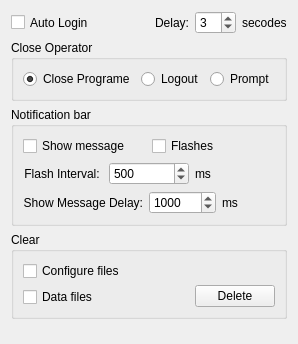
     <widget class="QWidget" name="Nomarl">
      <attribute name="title">
       <string>Nomarl</string>
      </attribute>
      <layout class="QGridLayout" name="gridLayout_17">
       <item row="0" column="0">
        <layout class="QHBoxLayout" name="horizontalLayout_9">
         <item>
          <widget class="QCheckBox" name="cbAutoLogin">
           <property name="sizePolicy">
            <sizepolicy hsizetype="Preferred" vsizetype="Preferred">
             <horstretch>0</horstretch>
             <verstretch>0</verstretch>
            </sizepolicy>
           </property>
           <property name="text">
            <string>Auto Login</string>
           </property>
          </widget>
         </item>
         <item>
          <widget class="QLabel" name="label_6">
           <property name="sizePolicy">
            <sizepolicy hsizetype="Expanding" vsizetype="Preferred">
             <horstretch>0</horstretch>
             <verstretch>0</verstretch>
            </sizepolicy>
           </property>
           <property name="text">
            <string>Delay:</string>
           </property>
           <property name="alignment">
            <set>Qt::AlignRight|Qt::AlignTrailing|Qt::AlignVCenter</set>
           </property>
           <property name="wordWrap">
            <bool>true</bool>
           </property>
          </widget>
         </item>
         <item>
          <widget class="QSpinBox" name="sbDelayTime">
           <property name="sizePolicy">
            <sizepolicy hsizetype="Preferred" vsizetype="Preferred">
             <horstretch>0</horstretch>
             <verstretch>0</verstretch>
            </sizepolicy>
           </property>
           <property name="maximumSize">
            <size>
             <width>16777215</width>
             <height>16777215</height>
            </size>
           </property>
           <property name="value">
            <number>3</number>
           </property>
          </widget>
         </item>
         <item>
          <widget class="QLabel" name="label_5">
           <property name="text">
            <string>secodes</string>
           </property>
           <property name="wordWrap">
            <bool>true</bool>
           </property>
          </widget>
         </item>
        </layout>
       </item>
       <item row="1" column="0">
        <widget class="QGroupBox" name="groupBox_6">
         <property name="sizePolicy">
          <sizepolicy hsizetype="Preferred" vsizetype="Preferred">
           <horstretch>0</horstretch>
           <verstretch>0</verstretch>
          </sizepolicy>
         </property>
         <property name="title">
          <string>Close Operator</string>
         </property>
         <layout class="QGridLayout" name="gridLayout_8">
          <item row="0" column="0">
           <widget class="QRadioButton" name="rBtnClosePrograme">
            <property name="sizePolicy">
             <sizepolicy hsizetype="Preferred" vsizetype="Preferred">
              <horstretch>0</horstretch>
              <verstretch>0</verstretch>
             </sizepolicy>
            </property>
            <property name="text">
             <string>Close Programe</string>
            </property>
            <property name="checked">
             <bool>true</bool>
            </property>
           </widget>
          </item>
          <item row="0" column="1">
           <widget class="QRadioButton" name="rBtnLogout">
            <property name="sizePolicy">
             <sizepolicy hsizetype="Preferred" vsizetype="Preferred">
              <horstretch>0</horstretch>
              <verstretch>0</verstretch>
             </sizepolicy>
            </property>
            <property name="text">
             <string>Logout</string>
            </property>
           </widget>
          </item>
          <item row="0" column="2">
           <widget class="QRadioButton" name="tBtnPrompt">
            <property name="sizePolicy">
             <sizepolicy hsizetype="Preferred" vsizetype="Preferred">
              <horstretch>0</horstretch>
              <verstretch>0</verstretch>
             </sizepolicy>
            </property>
            <property name="text">
             <string>Prompt</string>
            </property>
           </widget>
          </item>
         </layout>
        </widget>
       </item>
       <item row="2" column="0">
        <widget class="QGroupBox" name="groupBox">
         <property name="sizePolicy">
          <sizepolicy hsizetype="Preferred" vsizetype="Preferred">
           <horstretch>0</horstretch>
           <verstretch>0</verstretch>
          </sizepolicy>
         </property>
         <property name="minimumSize">
          <size>
           <width>0</width>
           <height>0</height>
          </size>
         </property>
         <property name="title">
          <string>Notification bar</string>
         </property>
         <layout class="QGridLayout" name="gridLayout_2">
          <item row="0" column="0">
           <layout class="QHBoxLayout" name="horizontalLayout_3">
            <item>
             <widget class="QCheckBox" name="cbNotificationShowMessage">
              <property name="sizePolicy">
               <sizepolicy hsizetype="Preferred" vsizetype="Preferred">
                <horstretch>0</horstretch>
                <verstretch>0</verstretch>
               </sizepolicy>
              </property>
              <property name="text">
               <string>Show message</string>
              </property>
             </widget>
            </item>
            <item>
             <widget class="QCheckBox" name="cbNotificationFlash">
              <property name="sizePolicy">
               <sizepolicy hsizetype="Preferred" vsizetype="Preferred">
                <horstretch>0</horstretch>
                <verstretch>0</verstretch>
               </sizepolicy>
              </property>
              <property name="text">
               <string>Flashes</string>
              </property>
             </widget>
            </item>
           </layout>
          </item>
          <item row="1" column="0">
           <layout class="QHBoxLayout" name="horizontalLayout_2">
            <item>
             <widget class="QLabel" name="label">
              <property name="sizePolicy">
               <sizepolicy hsizetype="Preferred" vsizetype="Preferred">
                <horstretch>0</horstretch>
                <verstretch>0</verstretch>
               </sizepolicy>
              </property>
              <property name="minimumSize">
               <size>
                <width>0</width>
                <height>0</height>
               </size>
              </property>
              <property name="text">
               <string>Flash Interval: </string>
              </property>
              <property name="scaledContents">
               <bool>false</bool>
              </property>
              <property name="alignment">
               <set>Qt::AlignRight|Qt::AlignTrailing|Qt::AlignVCenter</set>
              </property>
              <property name="wordWrap">
               <bool>true</bool>
              </property>
             </widget>
            </item>
            <item>
             <widget class="QSpinBox" name="sbFlashInterval">
              <property name="sizePolicy">
               <sizepolicy hsizetype="Preferred" vsizetype="Preferred">
                <horstretch>0</horstretch>
                <verstretch>0</verstretch>
               </sizepolicy>
              </property>
              <property name="minimumSize">
               <size>
                <width>0</width>
                <height>0</height>
               </size>
              </property>
              <property name="maximum">
               <number>100000</number>
              </property>
              <property name="value">
               <number>500</number>
              </property>
             </widget>
            </item>
            <item>
             <widget class="QLabel" name="label_2">
              <property name="text">
               <string>ms</string>
              </property>
              <property name="wordWrap">
               <bool>true</bool>
              </property>
             </widget>
            </item>
           </layout>
          </item>
          <item row="2" column="0">
           <layout class="QHBoxLayout" name="horizontalLayout_4">
            <item>
             <widget class="QLabel" name="label_4">
              <property name="sizePolicy">
               <sizepolicy hsizetype="Preferred" vsizetype="Preferred">
                <horstretch>0</horstretch>
                <verstretch>0</verstretch>
               </sizepolicy>
              </property>
              <property name="minimumSize">
               <size>
                <width>0</width>
                <height>0</height>
               </size>
              </property>
              <property name="text">
               <string>Show Message Delay:</string>
              </property>
              <property name="alignment">
               <set>Qt::AlignRight|Qt::AlignTrailing|Qt::AlignVCenter</set>
              </property>
              <property name="wordWrap">
               <bool>true</bool>
              </property>
             </widget>
            </item>
            <item>
             <widget class="QSpinBox" name="sbShowMessageDelay">
              <property name="sizePolicy">
               <sizepolicy hsizetype="Preferred" vsizetype="Preferred">
                <horstretch>0</horstretch>
                <verstretch>0</verstretch>
               </sizepolicy>
              </property>
              <property name="minimumSize">
               <size>
                <width>0</width>
                <height>0</height>
               </size>
              </property>
              <property name="maximum">
               <number>100000</number>
              </property>
              <property name="value">
               <number>1000</number>
              </property>
             </widget>
            </item>
            <item>
             <widget class="QLabel" name="label_3">
              <property name="text">
               <string>ms</string>
              </property>
              <property name="wordWrap">
               <bool>true</bool>
              </property>
             </widget>
            </item>
           </layout>
          </item>
         </layout>
        </widget>
       </item>
       <item row="3" column="0">
        <widget class="QGroupBox" name="groupBox_8">
         <property name="sizePolicy">
          <sizepolicy hsizetype="Preferred" vsizetype="Preferred">
           <horstretch>0</horstretch>
           <verstretch>0</verstretch>
          </sizepolicy>
         </property>
         <property name="title">
          <string>Clear</string>
         </property>
         <layout class="QGridLayout" name="gridLayout_9">
          <item row="0" column="0">
           <layout class="QVBoxLayout" name="verticalLayout">
            <item>
             <widget class="QCheckBox" name="cbConfigureFile">
              <property name="sizePolicy">
               <sizepolicy hsizetype="Expanding" vsizetype="Preferred">
                <horstretch>0</horstretch>
                <verstretch>0</verstretch>
               </sizepolicy>
              </property>
              <property name="text">
               <string>Configure files</string>
              </property>
             </widget>
            </item>
            <item>
             <widget class="QCheckBox" name="cbDataFile">
              <property name="sizePolicy">
               <sizepolicy hsizetype="Expanding" vsizetype="Preferred">
                <horstretch>0</horstretch>
                <verstretch>0</verstretch>
               </sizepolicy>
              </property>
              <property name="text">
               <string>Data files</string>
              </property>
             </widget>
            </item>
           </layout>
          </item>
          <item row="0" column="1">
           <layout class="QVBoxLayout" name="verticalLayout_2">
            <item>
             <spacer name="verticalSpacer_2">
              <property name="orientation">
               <enum>Qt::Vertical</enum>
              </property>
              <property name="sizeHint" stdset="0">
               <size>
                <width>20</width>
                <height>17</height>
               </size>
              </property>
             </spacer>
            </item>
            <item>
             <widget class="QPushButton" name="pbResetConfigure">
              <property name="sizePolicy">
               <sizepolicy hsizetype="Preferred" vsizetype="Preferred">
                <horstretch>0</horstretch>
                <verstretch>0</verstretch>
               </sizepolicy>
              </property>
              <property name="text">
               <string>Delete</string>
              </property>
              <property name="flat">
               <bool>false</bool>
              </property>
             </widget>
            </item>
           </layout>
          </item>
         </layout>
        </widget>
       </item>
       <item row="4" column="0">
        <spacer name="verticalSpacer_7">
         <property name="orientation">
          <enum>Qt::Vertical</enum>
         </property>
         <property name="sizeHint" stdset="0">
          <size>
           <width>20</width>
           <height>14</height>
          </size>
         </property>
        </spacer>
       </item>
      </layout>
     </widget>
